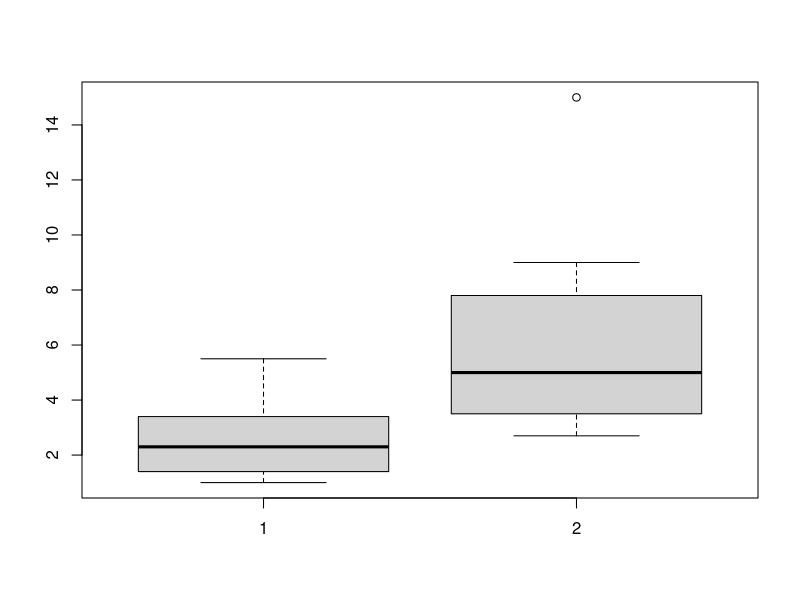
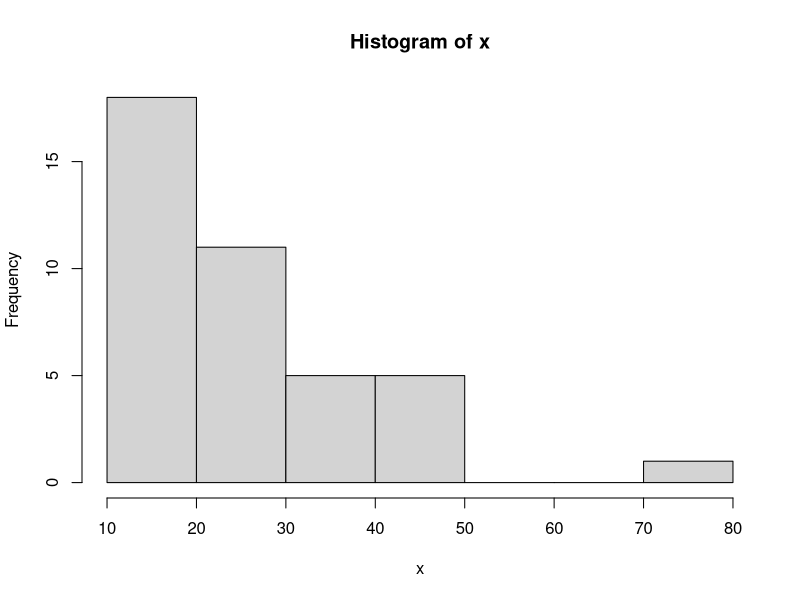
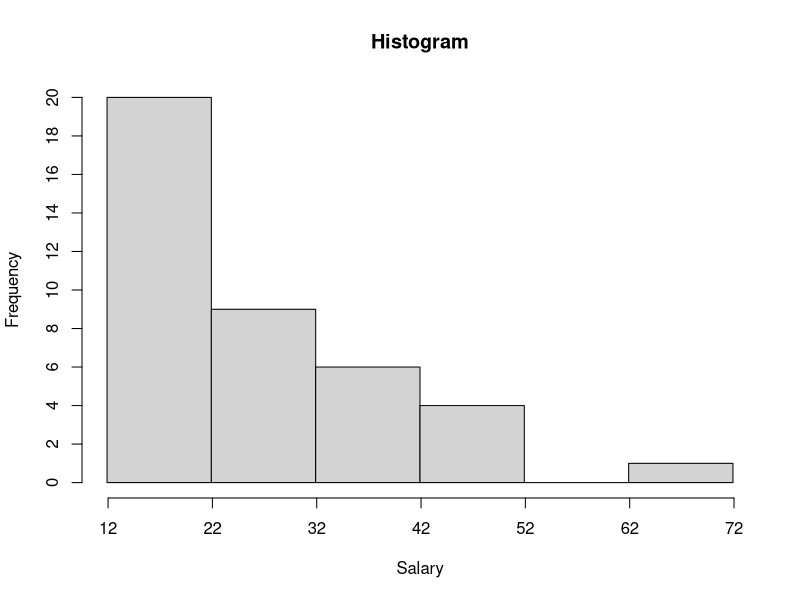

Reproduce these figures in R, in order.
set.seed(1982273)


x1 <- sort(round(rexp(8,rate=0.5),1)+1)
x2 <- sort(round(rexp(8,rate=0.5),1)+2.5)


x1;x2

x1 <- c(1,1,1.8,2.3,2.3,3.3,3.5,5.5)
x2 <- c(2.7,2.9,4.1,4.3,5.7,6.6,9,15)

boxplot(x1,x2)


t.test(x1,x2)




############

501.5-1.96*(sqrt(9.3/40))
501.5+1.96*(sqrt(9.3/40))

1.96*(sqrt(9.3/143))

(1.96*sqrt(9.3)/0.5)^2



######################################

set.seed(29811)

mu <- 15
sd <- 10
n <- 40

# x <- round(rnorm(n,mu,sd),0)

x <- round(rexp(n,rate=1/mu)+10,0)

x <- ifelse(x<14,15,x)

x <- sort(x)

hist(x)

x

nclass <- round(sqrt(n))
nclass

# nclass <- 3
# nclass <- 15

range(x)

width <- (max(x) - min(x))/nclass
width
width <- ceiling(width)
width

min(x); max(x)

first <- 12

last <- first + nclass*width
last

breaks <- seq(first,last,by=width)
breaks
breaksless <- breaks - 0.1

xmax <- 20


hist(x,breaks=breaksless,axes=F,ylim=c(0,xmax),xlab="Salary",
     main="Histogram")
axis(1,at=breaks)
axis(2,at=seq(0,xmax,by=2))

hist(x,breaks=breaksless,plot=F)$counts
round(hist(x,breaks=breaksless,plot=F)$counts/n,3)


x[1:10];x[1:10+10];x[1:10+20];x[1:10+30];


######################################

set.seed(2123311)

x1 <- rnorm(8,1.3,0.3)
x2 <- rnorm(12,1,0.2)


x1;x2

round(c(mean(x1),var(x1)),3)
round(c(mean(x2),var(x2)),3)

var.test(x1,x2)
t.test(x1,x2,var.equal=T)




#######

set.seed(189273)

x <- rnorm(5,10,4)

x <- round(x)

x

t.test(x, conf=0.9)


median(x)
mean(x)
var(x)
sd(x)




#############


p1 <- round(pnorm(31,30,1,lower=F),4)
p1

p2 <- round(pnorm(31,29,5,lower=F),4)
p2

0.8*p1 + 0.2*p2


(0.8*(1-p1))/(1-(0.8*p1 + 0.2*p2))



################


prop.test(43,65,alternative="greater")


pnorm(25,mean=20,sd=3,lower=F)

qnorm(0.1,mean=20,sd=3,lower=F)

pnorm(19.5,mean=20,sd=(3/sqrt(40)),lower=F)

pnorm(0,mean=(20-18),sd=sqrt(3^2+2^2),lower=T)



################


sample(c("a","e","b","c"),size=6,rep=T,p=c(0.45,0.25,0.2,0.1))


